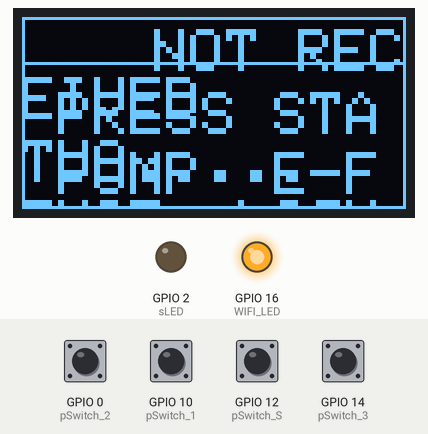
Simulated run of this sketch. Board: ESP8266 (NodeMCU). Parts: 128×64 one-colour display, output pins drawn as LEDs (lit = HIGH). The inputs (shaded band) are chosen by the test bench; at power-on: GPIO 0 (pSwitch_2), GPIO 10 (pSwitch_1), GPIO 12 (pSwitch_S), GPIO 14 (pSwitch_3) HIGH. WiFi joins after 1.5 s; servers stay silent unless stated; the modem accepts every AT command (registered, SIM ready, sends succeed) and sends nothing else; what the sketch prints to the serial monitor is not drawn.

Above: at 13.3 s.
13.4 s: GPIO 0 (pSwitch_2) pulled LOW for 0.15 s
At 17.2 s:
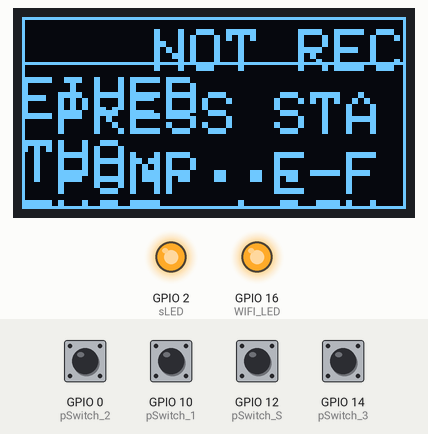
Timing chart, 0 to 20.9 s (numbered marks = the images above; inputs shaded):
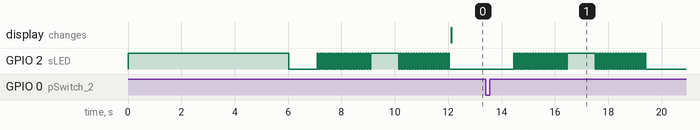

The sketch:

HomeDevice.ino
```cpp
#include <Arduino.h>
#include <ESP8266WiFi.h>
#include "SinricPro.h"
#include "SinricProSwitch.h"
#include <SoftwareSerial.h>
#include <Adafruit_SSD1306.h>

#define WIFI_SSID         "lora"
#define WIFI_PASS         "Alvas@12345"
#define APP_KEY           "42416b0f-1f59-497d-bba7-6b153a5e8e02"
#define APP_SECRET        "073cc6c0-bea7-42fc-acae-db17dc0989c8-cfc0e60f-7547-4818-ae83-9dfc484cac10"

#define SWITCH_ID_1       "640480cf5ec7d92a471da1f0"
#define SWITCH_ID_2       "6404807b5ec7d92a471da1b5"
#define SWITCH_ID_3       "640481065ec7d92a471da242"


String lora_band = "865000000"; //enter band as per your country
String lora_networkid = "5";    //enter Lora Network ID
String lora_address = "1";      //enter Lora address
String lora_RX_address = "2";   //enter Lora RX address

#define LORA_BAUD_RATE     115200      // Change baudrate to your need


SoftwareSerial mySerial(13, 15); // RX, TX  D7, D8

#define pSwitch_1 10  //SD3
#define pSwitch_2 0   //D3
#define pSwitch_3 14  //D5
#define pSwitch_S 12   //D6

#define WIFI_LED   16   //D0
#define sLED       2   //D4

#define SCREEN_WIDTH 128 // OLED display width, in pixels
#define SCREEN_HEIGHT 64 // OLED display height, in pixels

// Declaration for an SSD1306 display connected to I2C (SDA, SCL pins)
#define OLED_RESET     -1 // Reset pin # (or -1 if sharing Arduino reset pin)
Adafruit_SSD1306 display(SCREEN_WIDTH, SCREEN_HEIGHT, &Wire, OLED_RESET);

bool connectedFlag = false;
String pinStatus = "000";
String pinStatus_OLD = "000";

//int wifiFlag = 0;
int i;
String incomingString;
String tempString;
String feedString;
boolean rState;

//111111111111111111111111111111111111111111111111111111111111111111111111111111111111111111111111111111111111111111111111111111111111111111111111111111111111
void setup() {
  Serial.begin(9600); Serial.printf("\r\n\r\n");
  mySerial.begin(115200);

  pinMode(WIFI_LED, OUTPUT);
  pinMode(sLED, OUTPUT);

  pinMode(pSwitch_1, INPUT_PULLUP);
  pinMode(pSwitch_2, INPUT_PULLUP);
  pinMode(pSwitch_3, INPUT_PULLUP);
  pinMode(pSwitch_S, INPUT_PULLUP);

  digitalWrite(WIFI_LED, HIGH); //Turn off WiFi LED
  digitalWrite(sLED, HIGH);   //Turn on Status LED

  if(!display.begin(SSD1306_SWITCHCAPVCC, 0x3C)) {
    Serial.println(F("SSD1306 allocation failed"));
    for(;;);
  }
  delay(1000);
  display.setTextSize(1);
  display.setTextColor(WHITE);
  display.clearDisplay();

  setupWiFi();//22222222222
  setupSinricPro();//3333333

  delay(1500);
  mySerial.println("AT+BAND=" + lora_band);
  delay(500);
  mySerial.println("AT+ADDRESS=" + lora_address);
  delay(500);
  mySerial.println("AT+NETWORKID=" + lora_networkid);
  delay(1000);
  mySerial.println("AT+SEND="+ lora_RX_address +",2,FS");
  getFeedback();//55555555

  digitalWrite(sLED, LOW);
}

// setup function for WiFi connection
//22222222222222222222222222222222222222222222222222222222222222222222222222222222222222222222222222222222222222222222222222222222222222222222222
void setupWiFi() {
  Serial.printf("\r\n[Wifi]: Connecting");
  WiFi.begin(WIFI_SSID, WIFI_PASS);

  while (WiFi.status() != WL_CONNECTED) {
    Serial.printf(".");
    delay(250);
  }
  Serial.printf("connected!\r\n[WiFi]: IP-Address is %s\r\n", WiFi.localIP().toString().c_str());
}

// setup function for SinricPro
//3333333333333333333333333333333333333333333333333333333333333333333333333333333333333333333333333333333333333333333333333333333333333333333333333333
void setupSinricPro() {
  // add devices and callbacks to SinricPro
  SinricProSwitch& mySwitch1 = SinricPro[SWITCH_ID_1];
  mySwitch1.onPowerState(onPowerState1);//4444444444
  //EXPECTS True or False

  SinricProSwitch& mySwitch2 = SinricPro[SWITCH_ID_2];
  mySwitch2.onPowerState(onPowerState2);

  SinricProSwitch& mySwitch3 = SinricPro[SWITCH_ID_3];
  mySwitch3.onPowerState(onPowerState3);

  // setup SinricPro
  SinricPro.onConnected([](){
    //Serial.printf("SinricPro Connected\r\n");
    digitalWrite(WIFI_LED, LOW);
    });
  SinricPro.onDisconnected([](){
    //Serial.printf("SinricPro Disconnected\r\n");
    digitalWrite(WIFI_LED, HIGH);
    });
  SinricPro.begin(APP_KEY, APP_SECRET);
}

/*
const String &deviceId: This parameter is of type String and is passed by reference using the & symbol. This means that a reference to an existing String object is passed
into the function, rather than a copy of the entire string. The const keyword before the type indicates that the String object cannot be modified inside the function.
The purpose of this parameter is likely to identify the device being controlled.

bool &state: This parameter is of type bool and is also passed by reference. Like the previous parameter, the & symbol indicates that a reference to an existing bool
object is passed into the function. This parameter is not declared const, which means that the value of the bool variable can be modified inside the function.
The purpose of this parameter is likely to specify whether the device should be turned on or off.
*/
//coming data from sineric cloud server

//444444444444444444444444444444444444444444444444444444444444444444444444444444444444444444444444444444444444444444444444444444444444444444444444
bool onPowerState1(const String &deviceId, bool &state) //device id and state obtained from the cloud
{
  //Serial.printf("Device 1 turned %s\r\n", state?"on":"off");
  tempString = state?"A1":"A0";
  mySerial.println("AT+SEND="+ lora_RX_address +",2,"+ tempString );//from cloud stored dta send to agriculture field
  getFeedback();//55555
  return true; // request handled properly
}

bool onPowerState2(const String &deviceId, bool &state) {
  //Serial.printf("Device 2 turned %s\r\n", state?"on":"off");
  tempString = state?"B1":"B0";
  mySerial.println("AT+SEND="+ lora_RX_address +",2,"+ tempString );
  getFeedback();
  return true; // request handled properly
}

bool onPowerState3(const String &deviceId, bool &state) {
  //Serial.printf("Device 3 turned %s\r\n", state?"on":"off");
  tempString = state?"C1":"C0";
  mySerial.println("AT+SEND="+ lora_RX_address +",2,"+ tempString );
  getFeedback();
  return true; // request handled properly
}

//5555555555555555555555555555555555555555555555555555555555555555555555555555555555555555555555555555555555555555555555555555555555555555555555555555555555555555555555
void getFeedback()
{
  i = 0;
  incomingString = "";
  tempString = "";
  rState = true;//recived status
  digitalWrite(sLED, LOW);

  //Serial.print("Waiting for feedback");
  while(1)
  {
    if(mySerial.available()>0)
    {
      incomingString = mySerial.readString();
      Serial.println(incomingString);//"AT+SEND=1,4,F000,"

      if(incomingString.indexOf('F') > 0)
      {
        tempString = incomingString.substring(incomingString.indexOf('F') + 1);//000,
        pinStatus = tempString.substring(0, tempString.indexOf(','));//000
        Serial.println(pinStatus);
        rState = true;
        break;
      }
    }

    if (i == 40)
    {
      mySerial.println("AT+SEND="+ lora_RX_address +",2,FS");
    }
    if (i > 80)
    {
      rState = false;
      break;
    }
    delay(50);
    digitalWrite(sLED, !digitalRead(sLED));
    i++;
    }

    if(rState)
    {
      digitalWrite(sLED, HIGH);
      if(pinStatus != pinStatus_OLD)
      {
        updateState(pinStatus, pinStatus_OLD);//666
        pinStatus_OLD = pinStatus;
      }
      displayStatus("      RECEIVED",relayState(pinStatus));//777,//888
    }
    else{
      digitalWrite(sLED, LOW);
      displayStatus("   NOT RECEIVED","PRESS STATUS.....");
      //Serial.println("Not Received");
    }
}


//666666666666666666666666666666666666666666666666666666666666666666666666666666666666666666666666666666666666666666666666666666666666666666666666666666
void updateState(String state, String pre_state){
  SinricProSwitch& mySwitch1 = SinricPro[SWITCH_ID_1];
  SinricProSwitch& mySwitch2 = SinricPro[SWITCH_ID_2];
  SinricProSwitch& mySwitch3 = SinricPro[SWITCH_ID_3];

  if(state.substring(0,1) != pre_state.substring(0,1)){
    if (state.substring(0,1) == "1"){
      mySwitch1.sendPowerStateEvent(HIGH);
    }
    else{
      mySwitch1.sendPowerStateEvent(LOW);
    }
  }
  if(state.substring(1,2) != pre_state.substring(1,2)){
    if (state.substring(1,2) == "1"){
      mySwitch2.sendPowerStateEvent(HIGH);
    }
    else{
      mySwitch2.sendPowerStateEvent(LOW);
    }
  }
  if(state.substring(2,3) != pre_state.substring(2,3)){
    if (state.substring(2,3) == "1"){
      mySwitch3.sendPowerStateEvent(HIGH);
    }
    else{
      mySwitch3.sendPowerStateEvent(LOW);
    }
  }

}

//777777777777777777777777777777777777777777777777777777777777777777777777777777777777777777777777777777777777777777777777777777777777777777777777777777
void displayStatus(String text1, String text2)
{
  display.clearDisplay();
  display.setTextSize(2);
  display.setCursor(8,4);
  display.print(text1);

  display.drawRect(0, 0, 128, 64, WHITE);
  display.drawLine(0,15, display.width()-1,15, WHITE);
  display.setCursor(0,45);
  display.print(" PUMP  E-FENCE  LIGHT");
  display.setCursor(12,25);
  display.print(text2);
  display.display();//updates the display with the changes made using the previous commands
}

//8888888888888888888888888888888888888888888888888888888888888888888888888888888888888888888888888888888888888888888888888888888888888888888888888888
String relayState(String state)
{
  feedString = "";
  if (state.substring(0,1) == "1"){ feedString = "ON     ";}
  else { feedString = "OFF    ";}
  if (state.substring(1,2) == "1"){ feedString = feedString + "ON     ";}
  else { feedString = feedString + "OFF    ";}
  if (state.substring(2,3) == "1"){ feedString = feedString + "ON     ";}
  else { feedString = feedString + "OFF    ";}
  return feedString;
}


void loop() {

  manual_control();//999
  SinricPro.handle();
}


void manual_control()//99999999999999999999999999999999999999999999999999999999999999999999999999999999999999999999999999999999999999999999999999999
{
  if (digitalRead(pSwitch_1) == LOW){
      if(pinStatus.substring(0,1) == "0"){
        mySerial.println("AT+SEND="+ lora_RX_address +",2,A1");
      }
      else{
        mySerial.println("AT+SEND="+ lora_RX_address +",2,A0");
      }
      getFeedback();//555
    }
  else if (digitalRead(pSwitch_2) == LOW){
      if(pinStatus.substring(1,2) == "0"){
        mySerial.println("AT+SEND="+ lora_RX_address +",2,B1");
      }
      else{
        mySerial.println("AT+SEND="+ lora_RX_address +",2,B0");
      }
      getFeedback();
    }
  else if (digitalRead(pSwitch_3) == LOW){
      if(pinStatus.substring(2,3)== "0"){
        mySerial.println("AT+SEND="+ lora_RX_address +",2,C1");
      }
      else{
        mySerial.println("AT+SEND="+ lora_RX_address +",2,C0");
      }
      getFeedback();
    }

  else if (digitalRead(pSwitch_S) == LOW){
     mySerial.println("AT+SEND="+ lora_RX_address +",2,FS");
     getFeedback();
  }

}
```

Measured:
- after the input at 13.4 s, GPIO 2 (sLED): goes 20 × (HIGH 0.05 s, LOW 0.05 s), HIGH 1.1 s, 19 × (LOW 0.05 s, HIGH 0.05 s), then LOW, starting after 1.1 s
